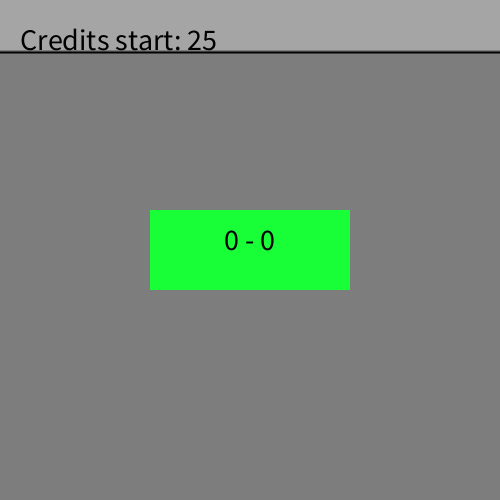
Frame 1 (no input)
Frame 60 (the mouse pressed at the canvas centre just before this capture): identical to frame 1, image omitted
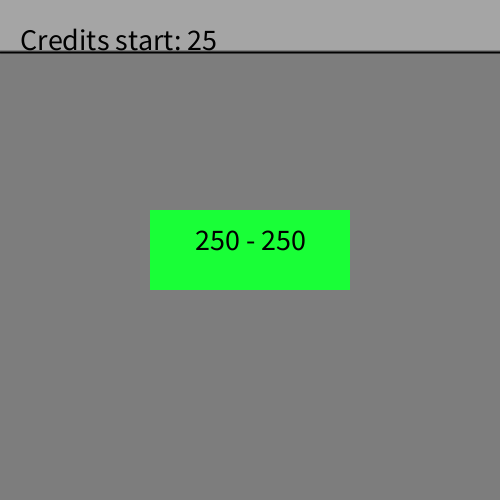
Frame 120 (the mouse held since frame 60 and released just before this capture)

The Processing sketch that drew these frames (run headless with seeded random() and noise(); from frame 60 on, the mouse is pressed at the canvas centre):

// Processing sketch: X_Y_coordinaten_25_credit
// ── X_Y_coordinaten_25_credit.pde
/*
Luis Zhunio
klas SEB A DT
Datum 7-2-2019
Opdracht: module 3, oefenopgave 3.7
***************************************/

void settings(){
    size(wBreedte,wHoogte);
}
void setup(){

    creditStart=25;
    creditVerdient=1;
    creditVerliest=1;
}
void draw(){
   background(125);
   noStroke();
  fill(165);
  rectMode(LEFT);
  rect(0,0,width,50);
     mousePositie();
     creditStart();
    if (creditStart==0){
        creditStart=25;
  }
   }

// ── functies.pde
void creditStart(){
  
  fill(0);
  textAlign(LEFT);
  text("Credits start: "+ creditStart,20,50);
  stroke(1);
  strokeWeight(2);
  line(0,52,width,52);
 }

void mousePositie(){ 
      fill(25,255,55);
       strokeWeight(1);
      rectMode(CENTER);
      rect(width/2,height/2,200,80);
      fill(0);
      textAlign(CENTER);
      textSize(30);
      text(mouseX + " - "+ mouseY,width/2,height/2);
}


void mouseClicked() {
   xCoordinaat =mouseX%2;
  yCoordinaat =mouseY%2;
  if (xCoordinaat==0 & yCoordinaat==0){
    mousePositie();
    creditStart=creditStart+creditVerdient;
    textAlign(RIGHT);
    text("; )",width-50,50 );
} else{
    creditStart=creditStart-creditVerliest;
    textAlign(RIGHT);
    text(": (",width-50,50 );
    
}
}

// ── variables.pde
 int xCoordinaat;  // mouse x coördinat
 int yCoordinaat ;  //mouse y coördinat
 int creditStart;    // credits start
 int creditVerdient;  //credit verdient wanneer coördinaten even
 int creditVerliest;  //credit verliest wanneer coördinaten oneven
 int wBreedte=500;  //breedte window
  int wHoogte=500;   //hoogte window
